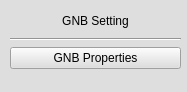
<?xml version="1.0" encoding="UTF-8"?>
<ui version="4.0">
 <class>Form</class>
 <widget class="QWidget" name="Form">
  <property name="geometry">
   <rect>
    <x>0</x>
    <y>0</y>
    <width>187</width>
    <height>92</height>
   </rect>
  </property>
  <property name="windowTitle">
   <string>Form</string>
  </property>
  <property name="styleSheet">
   <string notr="true">background-color: rgb(222, 222, 222);</string>
  </property>
  <widget class="QWidget" name="verticalLayoutWidget">
   <property name="geometry">
    <rect>
     <x>10</x>
     <y>10</y>
     <width>171</width>
     <height>59</height>
    </rect>
   </property>
   <layout class="QVBoxLayout" name="verticalLayout">
    <item>
     <widget class="QLabel" name="label">
      <property name="sizePolicy">
       <sizepolicy hsizetype="Minimum" vsizetype="Minimum">
        <horstretch>0</horstretch>
        <verstretch>0</verstretch>
       </sizepolicy>
      </property>
      <property name="text">
       <string>GNB Setting</string>
      </property>
      <property name="alignment">
       <set>Qt::AlignCenter</set>
      </property>
     </widget>
    </item>
    <item>
     <widget class="Line" name="line">
      <property name="orientation">
       <enum>Qt::Horizontal</enum>
      </property>
     </widget>
    </item>
    <item>
     <widget class="QPushButton" name="GNB_PropertiesButton">
      <property name="text">
       <string>GNB Properties</string>
      </property>
     </widget>
    </item>
   </layout>
  </widget>
 </widget>
 <resources/>
 <connections/>
</ui>
